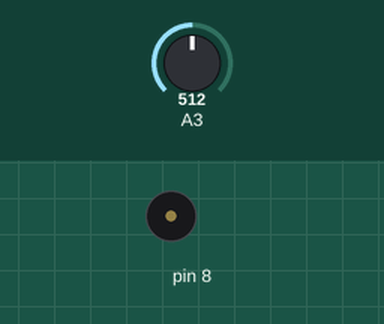
Bench run of a sketch on a simulated Arduino Uno, built with avr-gcc and run on an emulated ATmega328P. Parts: buzzer (waves = sounding). The inputs (shaded band) are chosen by the test bench; at power-on: A3 = 512. What the sketch prints to the serial monitor is not drawn.

Above: at 1.2 s.
1.3 s: A3 set to 786
3.4 s: A3 set to 818
At 3.9 s:
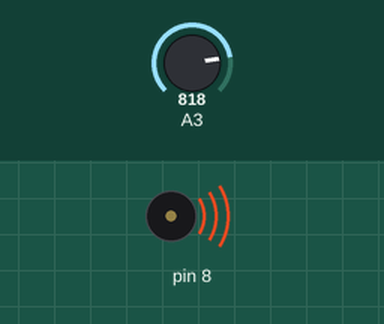
4.9 s: A3 set to 716
At 6.3 s:
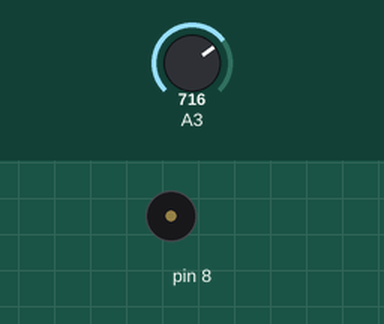
Timing chart, 0 to 7.9 s (numbered marks = the images above; inputs shaded):
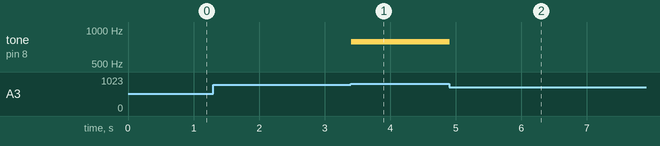

The sketch:

week10_5_arduino_serial_joystick_control_board.ino
```cpp
//week10_5_arduino_serial_joystick_control_board
//修改自week10_4_arduino_serial_joystick_control_board
//但不使用Serial.println()改用serial.write() 0-1023 vs. 0-255 差四倍
void setup() {
  Serial.begin(9600);//開USB傳輸
  pinMode(2,INPUT_PULLUP);
  pinMode(8,OUTPUT);
}

void loop() {
  delay(100);//慢點讓Processing有時間處理
  int now = analogRead(A3)/4;//小心,要除以4,才能用serial.write()
  Serial.write(now);//把0-255的數值送出去
  if(now>200)tone(8,784,100);
  else if(now<20)tone(8,523,100);
}
```

Measured:
- the behaviour switches between 803 and 804 on A3 (found by bisection; images 0 and 1)
- after the input at 1.3 s, every drawn part: stays the same
- after the input at 3.4 s, tone on pin 8: silent → 784 Hz at once
- after the input at 4.9 s, tone on pin 8: 784 Hz → silent at once
